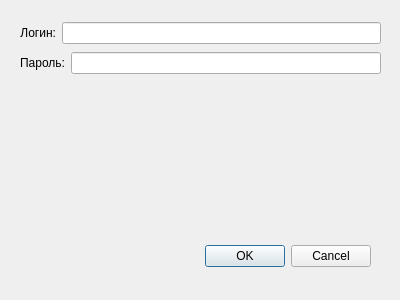
<?xml version="1.0" encoding="UTF-8"?>
<ui version="4.0">
 <class>Dialog_authorization_settings</class>
 <widget class="QDialog" name="Dialog_authorization_settings">
  <property name="geometry">
   <rect>
    <x>0</x>
    <y>0</y>
    <width>400</width>
    <height>300</height>
   </rect>
  </property>
  <property name="windowTitle">
   <string>Авторизация</string>
  </property>
  <widget class="QDialogButtonBox" name="buttonBox">
   <property name="geometry">
    <rect>
     <x>30</x>
     <y>240</y>
     <width>341</width>
     <height>32</height>
    </rect>
   </property>
   <property name="orientation">
    <enum>Qt::Horizontal</enum>
   </property>
   <property name="standardButtons">
    <set>QDialogButtonBox::Cancel|QDialogButtonBox::Ok</set>
   </property>
  </widget>
  <widget class="QWidget" name="">
   <property name="geometry">
    <rect>
     <x>20</x>
     <y>20</y>
     <width>361</width>
     <height>58</height>
    </rect>
   </property>
   <layout class="QVBoxLayout" name="verticalLayout">
    <item>
     <layout class="QHBoxLayout" name="horizontalLayout">
      <item>
       <widget class="QLabel" name="label">
        <property name="text">
         <string>&lt;html&gt;&lt;head/&gt;&lt;body&gt;&lt;p align=&quot;right&quot;&gt;Логин:&lt;/p&gt;&lt;/body&gt;&lt;/html&gt;</string>
        </property>
       </widget>
      </item>
      <item>
       <widget class="QLineEdit" name="lineEdit_login"/>
      </item>
     </layout>
    </item>
    <item>
     <layout class="QHBoxLayout" name="horizontalLayout_2">
      <item>
       <widget class="QLabel" name="label_2">
        <property name="text">
         <string>&lt;html&gt;&lt;head/&gt;&lt;body&gt;&lt;p align=&quot;right&quot;&gt;Пароль:&lt;/p&gt;&lt;/body&gt;&lt;/html&gt;</string>
        </property>
       </widget>
      </item>
      <item>
       <widget class="QLineEdit" name="lineEdit_password"/>
      </item>
     </layout>
    </item>
   </layout>
  </widget>
 </widget>
 <resources/>
 <connections>
  <connection>
   <sender>buttonBox</sender>
   <signal>accepted()</signal>
   <receiver>Dialog_authorization_settings</receiver>
   <slot>accept()</slot>
   <hints>
    <hint type="sourcelabel">
     <x>248</x>
     <y>254</y>
    </hint>
    <hint type="destinationlabel">
     <x>157</x>
     <y>274</y>
    </hint>
   </hints>
  </connection>
  <connection>
   <sender>buttonBox</sender>
   <signal>rejected()</signal>
   <receiver>Dialog_authorization_settings</receiver>
   <slot>reject()</slot>
   <hints>
    <hint type="sourcelabel">
     <x>316</x>
     <y>260</y>
    </hint>
    <hint type="destinationlabel">
     <x>286</x>
     <y>274</y>
    </hint>
   </hints>
  </connection>
 </connections>
</ui>
